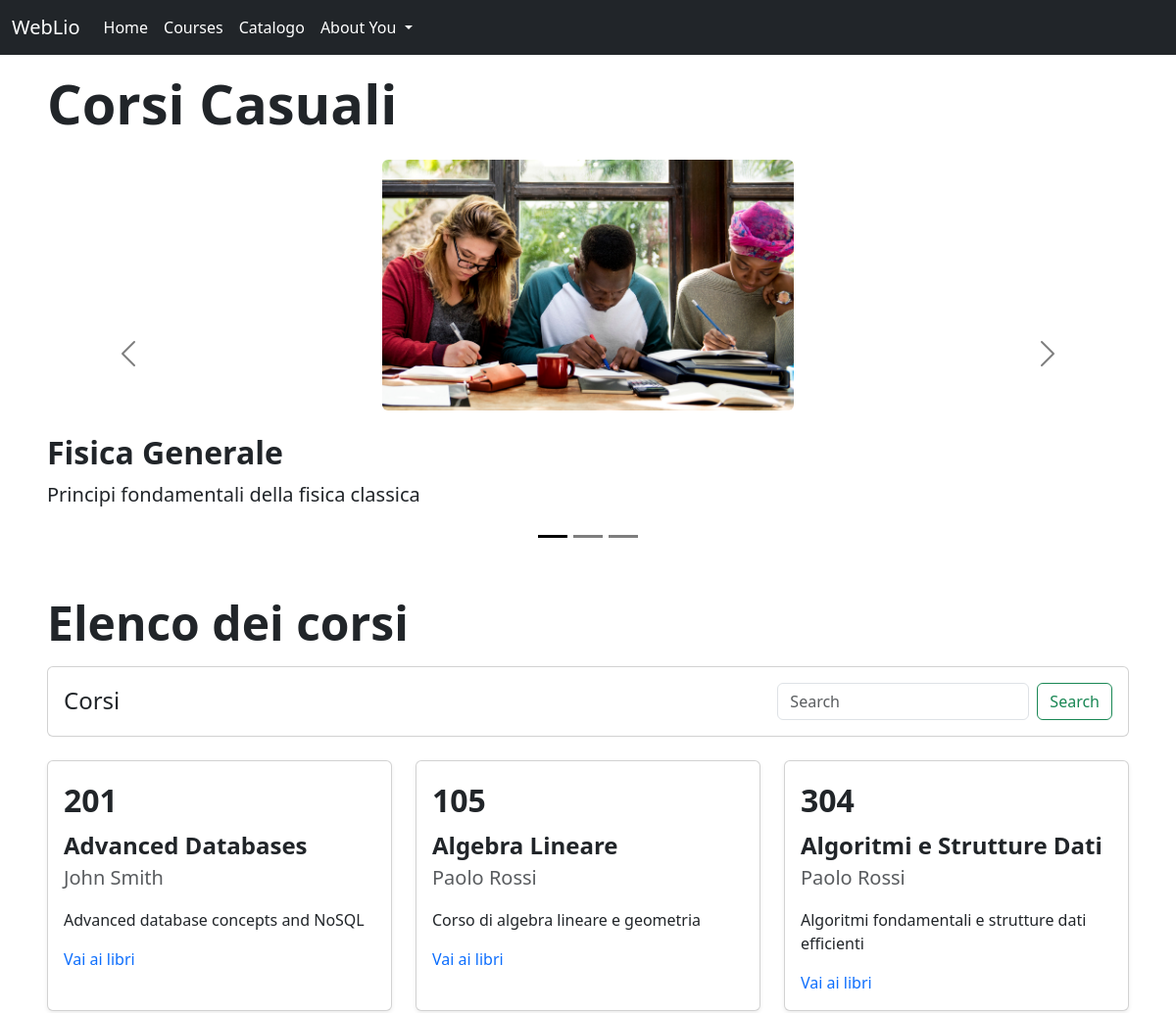
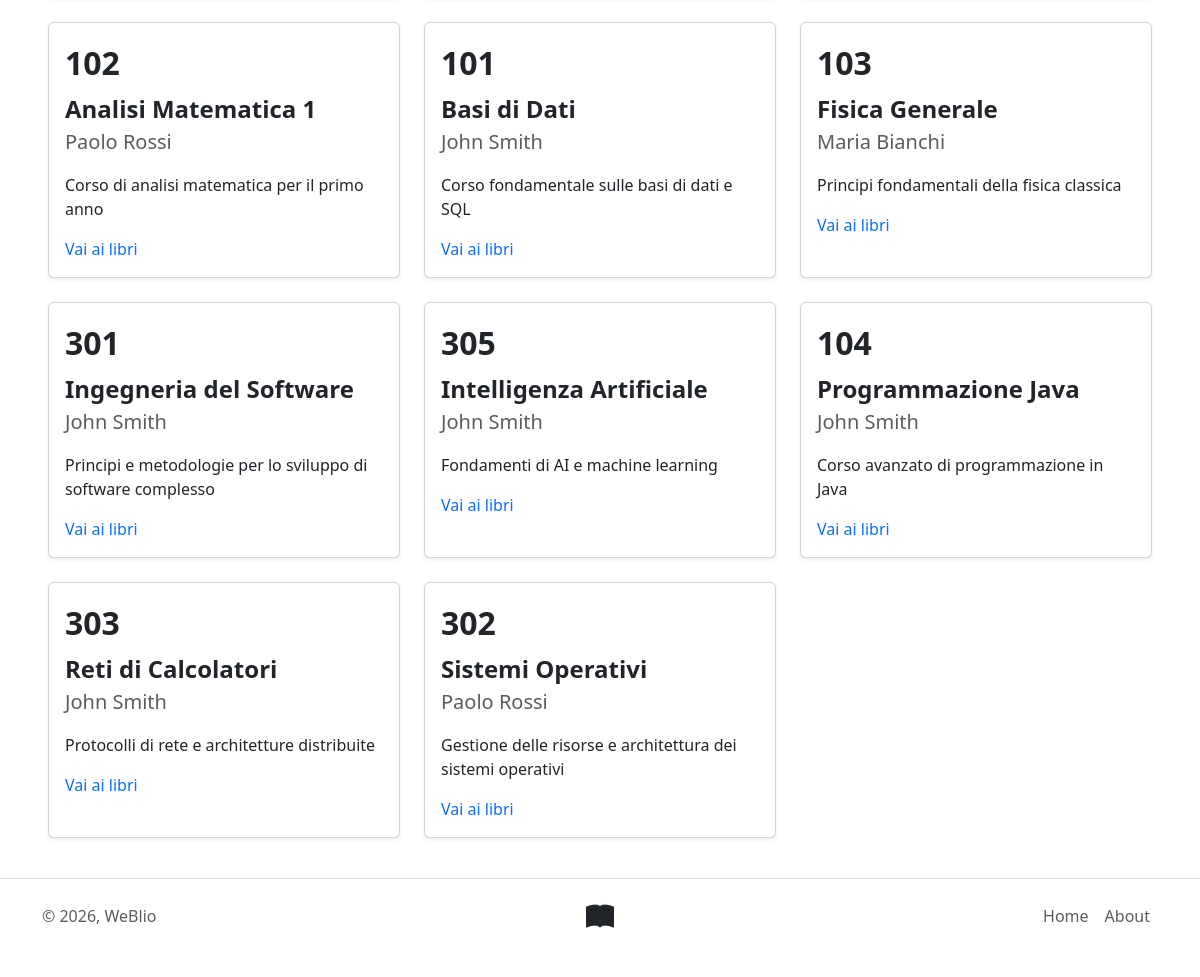
/php/courses.php, run on the app's committed database (2 pictures, top to bottom).
### tables this page shows
CREATE TABLE IF NOT EXISTS `corsi`(
 `codice_corso` INT NOT NULL,
 `nome_corso` VARCHAR(50) NOT NULL,
 `descrizione` TEXT NOT NULL,
 `lingua` VARCHAR(30) NOT NULL DEFAULT 'Italiano',
 `docente` VARCHAR(30),
 PRIMARY KEY (`codice_corso`),
 INDEX `idx_corso`(`nome_corso` ASC)
);

### php/courses.php (called while the page is built)
<?php
    require_once("db/Bootstrap.php");
    $templateParams["titolo"] = "WebLio - Corsi";
    $templateParams["h1"] = "Corsi Casuali";
    $q = isset($_GET["q"]) ? trim($_GET["q"]) : "";
    $templateParams["randomCourses"] = $dbh->getRandomCourses(3);
    $templateParams["courses"] = $dbh->getCoursesByResearch($q);
    $templateParams["searchQuery"] = $q;
    $templateParams["baseUpperPage"] = "template/course_page.php";
    require("template/base.php");
?>

### php/db/db.php (called while the page is built, shortened)
<?php
class DatabaseHelper
{
  private $db;
  public function __construct($servername, $username, $password, $dbname, $port)
  {
    $this->db = new mysqli($servername, $username, $password, $dbname, $port);
  }
  public function getRandomCourses($limit = 3)
  {
    $query = "SELECT * FROM corsi ORDER BY RAND() LIMIT ?";
    $stmt = $this->db->prepare($query);
    $stmt->bind_param('i', $limit);
    $stmt->execute();
    $result = $stmt->get_result();
    return $result->fetch_all(MYSQLI_ASSOC);
  }
  public function getCoursesByResearch($search = "")
  {
    $search = trim($search);
    if ($search === "") {
      $query = "SELECT * FROM corsi ORDER BY nome_corso ASC";
      $stmt = $this->db->prepare($query);
    }
    $stmt->execute();
    $result = $stmt->get_result();
    return $result->fetch_all(MYSQLI_ASSOC);
  }
}

### php/db/Bootstrap.php (called while the page is built, shortened)
<?php
require_once ROOT_PATH . 'db'.DIRECTORY_SEPARATOR.'db.php';
$dbh = new DatabaseHelper("localhost", "root", "", "weblio", 3306);
?>

### php/template/course_page.php (the view, shortened to what this page needs)
<?php
    $randomCourses = $templateParams["randomCourses"];
    $courses = $templateParams["courses"];
    $q = $templateParams["searchQuery"];
    $h1 = $templateParams["h1"];
?>
<div class="container-fluid my-3 px-3 px-md-4">
    <h1 class="display-4 fw-semibold mb-4"><?php echo htmlspecialchars($h1) ?></h1>
    <div id="coursesCarousel" class="carousel slide carousel-dark" data-bs-ride="carousel">
        <div class="carousel-inner">
            <?php $first = true; ?>
            <?php foreach ($randomCourses as $c) : ?>
            <?php
                $activeClass = $first ? "active" : "";
                $first  = false;
                $imgUrl = "../php/uploads/courses/".rand(1,3).".png";
            ?>
            <div class="carousel-item <?php echo $activeClass; ?>">
                <div class="d-flex justify-content-center">
                    <img src="<?= $imgUrl;?>"
                    class="d-block rounded"
                    style="max-width: 420px;width : 100%;"
                    alt="cover corso">
                </div>
                <div class="mt-4">
                    <h2 class="fw-semibold"><?= htmlspecialchars($c["nome_corso"]) ?></h2>
                    <p class="fs-5 mb-0"><?= htmlspecialchars($c["descrizione"]) ?></p>
                </div>
            </div>
            <?php endforeach; ?>
        </div>
        <button class="carousel-control-prev" type="button" data-bs-target="#coursesCarousel" data-bs-slide="prev">
            <span class="carousel-control-prev-icon" aria-hidden="true"></span>
        </button>
        <button class="carousel-control-next" type="button" data-bs-target="#coursesCarousel" data-bs-slide="next">
            <span class="carousel-control-next-icon" aria-hidden="true"></span>
        </button>
        <div class="carousel-indicators position-static mt-3">
        <?php for ($i = 0; $i < count($randomCourses); $i++) : ?>
            <button type="button"
                    data-bs-target="#coursesCarousel"
                    data-bs-slide-to="<?php echo $i; ?>"
                    class="<?php echo ($i === 0) ? "active" : ""; ?>"
                    aria-current="<?php echo ($i === 0) ? "true" : "false"; ?>"
                    aria-label="Slide <?php echo $i + 1; ?>"></button>
        <?php endfor; ?>
        </div>
    </div>
    <h2 class="display-5 fw-bold mt-5 mb-3">Elenco dei corsi</h2>
    <div class = "card mb-4">
        <div class = "card-body d-flex allign-items-center gap-3">
            <div class="fs-4">Corsi</div>
            <form class = "ms-auto d-flex gap-2"method="GET" action="courses.php">
                <input class = "form-control" type="search" name="q"
                                value="<?= htmlspecialchars($q) ?>"
                                placeholder="Search">
                <button class="btn btn-outline-success" type="submit">Search</button>
            </form>
        </div>
    </div>
    <?php if (empty($courses)) : ?>
        <div class="alert alert-warning">Nessun corso trovato.</div>
    <?php else : ?>
        <div class="row g-4">
            <?php foreach($courses as $c) : ?>
                <div class="col-12 col-md-6 col-lg-4">
                    <div class="card h-100 shadow-sm">
                        <div class="card-body">
                            <div class="fw-bold fs-2 mb-1">
                                <?= htmlspecialchars($c["codice_corso"]); ?>
                            </div>
                            <div class="fs-4 fw-semibold">
                                <?= htmlspecialchars($c["nome_corso"]); ?>
                            </div>
                            <div class= "text-muted fs-5 mb-3">
                                <?= htmlspecialchars($c["docente"]); ?>
                            </div>
                            <p class="mb-3">
                                <?= htmlspecialchars($c["descrizione"]); ?>
                            </p>
                            <a class="link-primary" href="catalogo.php?course=<?= urlencode($c["codice_corso"]) ?>">
                                Vai ai libri
                            </a>
                        </div>
                    </div>
                </div>
            <?php endforeach; ?>
        </div>
    <?php endif; ?>
</div>

### php/template/base.php (shortened to what this page needs)
<!DOCTYPE html>
<html lang="it">
    <head>
        <link href="https://cdn.jsdelivr.net/npm/bootstrap@5.3.8/dist/css/bootstrap.min.css" rel="stylesheet"
>
        <link rel="stylesheet" href="https://cdn.jsdelivr.net/npm/bootstrap-icons@1.11.1/font/bootstrap-icons.css">
        <link rel="stylesheet" href="../css/styles.css">
    </head>
    <body class="d-flex flex-column min-vh-100">
        <main class="flex-grow-1">
            <section>
                <nav class="navbar navbar-expand-lg text-white bg-dark mb-3">
                    <div class="container-fluid">
                        <a class="navbar-brand text-white" href="home.php">WebLio</a>
                        <div class="collapse navbar-collapse" id="navbarNavDropdown">
                            <ul class="navbar-nav">
                                <li class="nav-item">
                                    <a class="nav-link active text-white" aria-current="page" href="home.php">Home</a>
                                </li>
                                <li class="nav-item">
                                    <a class="nav-link text-white" href="courses.php">Courses</a>
                                </li>
                                <li class="nav-item">
                                    <a class="nav-link text-white" href="catalogo.php">Catalogo</a>
                                </li>
                                <li class="nav-item dropdown">
                                    <a class="nav-link dropdown-toggle text-white" href="#" role="button"
                                        data-bs-toggle="dropdown" aria-expanded="false">
                                        About You
                                    </a>
                                </li>
                            </ul>
                        </div>
                    </div>
                </nav>
            </section>
            <div class="mx-4">
                <?php require($templateParams["baseUpperPage"]) ?>
            </div>
        </main>
        <footer class="d-flex flex-wrap justify-content-between align-items-center py-3 my-4 border-top">
            <div class="container d-flex flex-wrap justify-content-between align-items-center">
            <p class="col-md-4 mb-0 text-muted">© 2026, WeBlio</p>
            <a href="../php/home.php" class="col-md-4 d-flex align-items-center justify-content-center mb-3 mb-md-0 me-md-auto link-dark text-decoration-none">
                <i class="bi bi-book-fill fs-3"></i>
            </a>
            <ul class="nav col-md-4 justify-content-end">
                <li class="nav-item"><a href="home.php" class="nav-link px-2 text-muted">Home</a></li>
                <li class="nav-item"><a data-bs-toggle="offcanvas" href="#offcanvas" class="nav-link px-2 text-muted">About</a></li>
            </ul>
        </div>
        </footer>
    </body>
</html>

### css/styles.css (style rules this page uses)
a { text-decoration: none; }
li { display: list-item; }

### data on the page
corsi: nome_corso "Fisica Generale", descrizione "Principi fondamentali della fisica classica", codice_corso "103", docente "Maria Bianchi"
corsi: codice_corso "201", nome_corso "Advanced Databases", docente "John Smith", descrizione "Advanced database concepts and NoSQL"
corsi: codice_corso "105", nome_corso "Algebra Lineare", docente "Paolo Rossi", descrizione "Corso di algebra lineare e geometria"
corsi: codice_corso "304", nome_corso "Algoritmi e Strutture Dati", docente "Paolo Rossi", descrizione "Algoritmi fondamentali e strutture dati efficienti"
corsi: codice_corso "102", nome_corso "Analisi Matematica 1", docente "Paolo Rossi", descrizione "Corso di analisi matematica per il primo anno"
corsi: codice_corso "101", nome_corso "Basi di Dati", docente "John Smith", descrizione "Corso fondamentale sulle basi di dati e SQL"
corsi: codice_corso "301", nome_corso "Ingegneria del Software", docente "John Smith", descrizione "Principi e metodologie per lo sviluppo di software complesso"
corsi: codice_corso "305", nome_corso "Intelligenza Artificiale", docente "John Smith", descrizione "Fondamenti di AI e machine learning"
corsi: codice_corso "104", nome_corso "Programmazione Java", docente "John Smith", descrizione "Corso avanzato di programmazione in Java"
corsi: codice_corso "303", nome_corso "Reti di Calcolatori", docente "John Smith", descrizione "Protocolli di rete e architetture distribuite"
corsi: codice_corso "302", nome_corso "Sistemi Operativi", docente "Paolo Rossi", descrizione "Gestione delle risorse e architettura dei sistemi operativi"

### other printed values
$h1 "Corsi Casuali"
